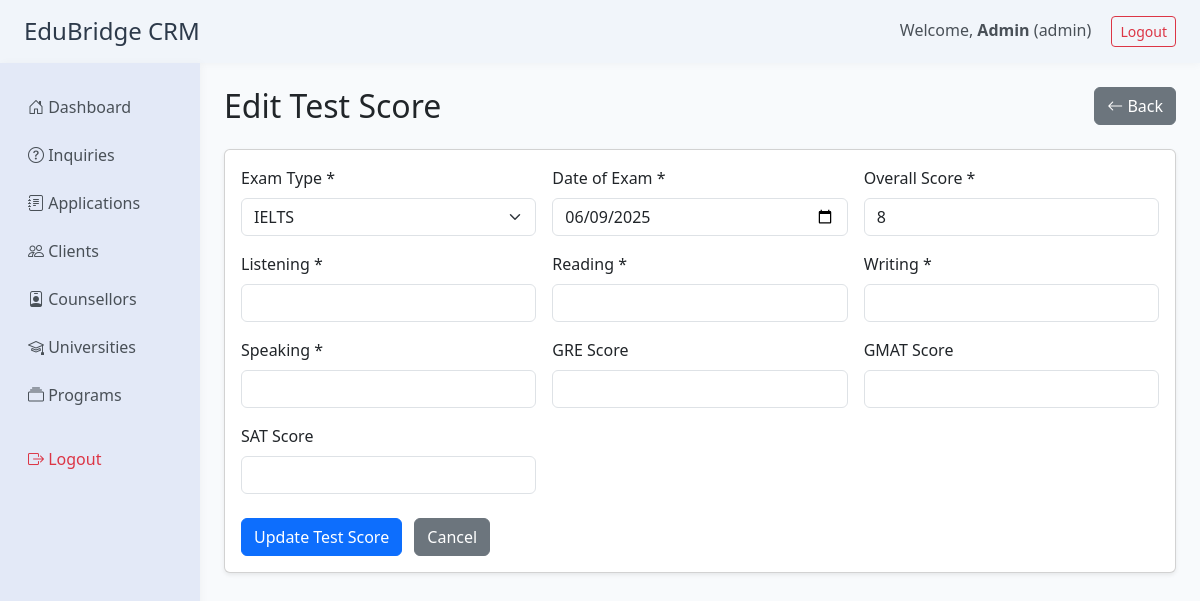
Page /modules/clients/scores_edit.php?id=2&client_id=6 (signed in) on the committed database.
### tables this page shows
CREATE TABLE `student_test_scores` (
  `id` int(11) NOT NULL,
  `client_id` int(11) NOT NULL,
  `exam_type` varchar(50) NOT NULL,
  `date_of_exam` date NOT NULL,
  `overall_score` int(11) NOT NULL,
  `listening` varchar(4) NOT NULL,
  `reading` varchar(4) NOT NULL,
  `writing` varchar(4) NOT NULL,
  `speaking` varchar(4) NOT NULL,
  `gre_score` int(11) DEFAULT NULL,
  `gmat_score` int(11) DEFAULT NULL,
  `sat_score` int(11) DEFAULT NULL,
  `created_at` datetime NOT NULL DEFAULT current_timestamp(),
  `updated_at` datetime NOT NULL DEFAULT current_timestamp() ON UPDATE current_timestamp()
);

### modules/clients/scores_edit.php (the view, shortened to what this page needs)
<?php
require_once '../../includes/db.php';
$id = intval($_GET['id'] ?? 0);
$client_id = intval($_GET['client_id'] ?? 0);
$stmt = $mysqli->prepare('SELECT * FROM student_test_scores WHERE id = ?');
$stmt->bind_param('i', $id);
$stmt->execute();
$score = $stmt->get_result()->fetch_assoc();
$exam_types = ['IELTS', 'TOEFL', 'GRE', 'GMAT', 'SAT', 'PTE', 'Other'];
?>
<!DOCTYPE html>
<html lang="en">
<head>
    <link href="https://cdn.jsdelivr.net/npm/bootstrap@5.3.0/dist/css/bootstrap.min.css" rel="stylesheet">
    <link rel="stylesheet" href="https://cdn.jsdelivr.net/npm/bootstrap-icons@1.10.5/font/bootstrap-icons.css">
</head>
<body>
<?php include '../../includes/header.php'; ?>
<div class="container-fluid">
    <div class="row">
        <?php include '../../includes/sidebar.php'; ?>
        <main class="col-md-10 ms-sm-auto px-4 py-4">
            <div class="d-flex justify-content-between align-items-center mb-4">
                <h2 class="mb-0">Edit Test Score</h2>
                <a href="view.php?id=<?= $client_id ?>&tab=scores" class="btn btn-secondary"><i class="bi bi-arrow-left"></i> Back</a>
            </div>
            <div class="card shadow-sm">
                <div class="card-body">
                    <form method="post" autocomplete="off">
                        <div class="row g-3">
                            <div class="col-md-4">
                                <label class="form-label">Exam Type *</label>
                                <select name="exam_type" class="form-select" required>
                                    <?php foreach ($exam_types as $opt): ?>
                                        <option value="<?= $opt ?>" <?= $score['exam_type'] === $opt ? 'selected' : '' ?>><?= $opt ?></option>
                                    <?php endforeach; ?>
                                </select>
                            </div>
                            <div class="col-md-4">
                                <label class="form-label">Date of Exam *</label>
                                <input type="date" name="date_of_exam" class="form-control" value="<?= htmlspecialchars($score['date_of_exam']) ?>" required>
                            </div>
                            <div class="col-md-4">
                                <label class="form-label">Overall Score *</label>
                                <input type="number" name="overall_score" class="form-control" value="<?= htmlspecialchars($score['overall_score']) ?>" required>
                            </div>
                            <div class="col-md-4">
                                <label class="form-label">Listening *</label>
                                <input type="text" name="listening" class="form-control" value="<?= htmlspecialchars($score['listening']) ?>" required>
                            </div>
                            <div class="col-md-4">
                                <label class="form-label">Reading *</label>
                                <input type="text" name="reading" class="form-control" value="<?= htmlspecialchars($score['reading']) ?>" required>
                            </div>
                            <div class="col-md-4">
                                <label class="form-label">Writing *</label>
                                <input type="text" name="writing" class="form-control" value="<?= htmlspecialchars($score['writing']) ?>" required>
                            </div>
                            <div class="col-md-4">
                                <label class="form-label">Speaking *</label>
                                <input type="text" name="speaking" class="form-control" value="<?= htmlspecialchars($score['speaking']) ?>" required>
                            </div>
                            <div class="col-md-4">
                                <label class="form-label">GRE Score</label>
                                <input type="number" name="gre_score" class="form-control" value="<?= htmlspecialchars($score['gre_score']) ?>">
                            </div>
                            <div class="col-md-4">
                                <label class="form-label">GMAT Score</label>
                                <input type="number" name="gmat_score" class="form-control" value="<?= htmlspecialchars($score['gmat_score']) ?>">
                            </div>
                            <div class="col-md-4">
                                <label class="form-label">SAT Score</label>
                                <input type="number" name="sat_score" class="form-control" value="<?= htmlspecialchars($score['sat_score']) ?>">
                            </div>
                        </div>
                        <div class="mt-4">
                            <button type="submit" class="btn btn-primary">Update Test Score</button>
                            <a href="view.php?id=<?= $client_id ?>&tab=scores" class="btn btn-secondary ms-2">Cancel</a>
                        </div>
                    </form>
                </div>
            </div>
        </main>
    </div>
</div>
</body>
</html>

### modules/clients/scores_edit.php (style rules this page uses)
body { background: #f8fafc; }

### rows in the picture
student_test_scores: exam_type "IELTS", date_of_exam "06/09/2025", overall_score "8"

### other values in the picture
$user_name "Admin"
$user_role "admin"
